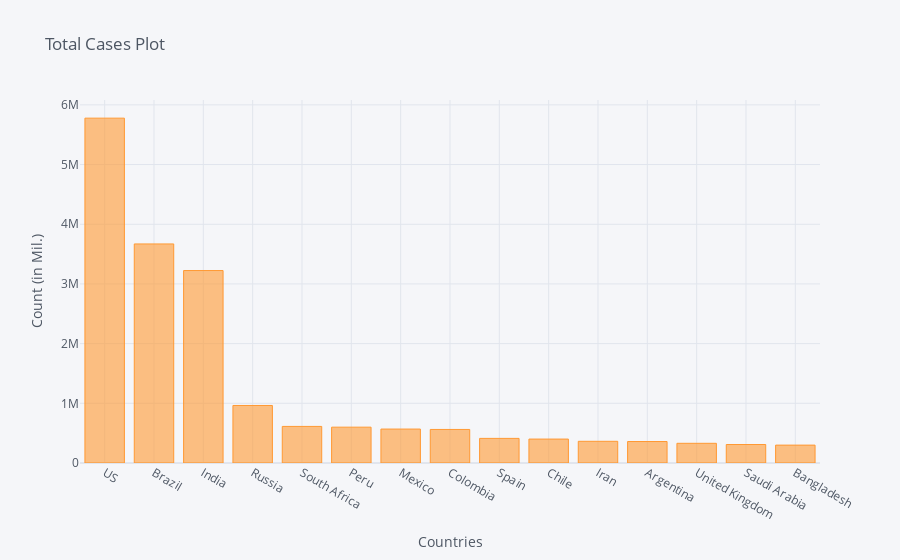

Write notebook code for a chart like this one.
### Code cell
corona_dframe_agg_plot.iplot(kind='bar', x='Country/Region', y='8/25/20',
                             title='Total Cases Plot',xTitle='Countries',yTitle='Count (in Mil.)')

### Figure 1 — Plotly figure (JSON) as saved in the notebook; plotly's stock layout.template omitted (floating-point values rounded to 4 significant figures)
{"data": [{"marker": {"color": "rgba(255, 153, 51, 0.6)", "line": {"color": "rgba(255, 153, 51, 1.0)", "width": 1}}, "name": "8/25/20", "orientation": "v", "text": "", "type": "bar", "x": ["US", "Brazil", "India", "Russia", "South Africa", "Peru", "Mexico", "Colombia", "Spain", "Chile", "Iran", "Argentina", "United Kingdom", "Saudi Arabia", "Bangladesh"], "y": [5777710, 3669995, 3224547, 963655, 613017, 600438, 568621, 562113, 412553, 400985, 363363, 359638, 329821, 309768, 299628]}], "layout": {"legend": {"bgcolor": "#F5F6F9", "font": {"color": "#4D5663"}}, "paper_bgcolor": "#F5F6F9", "plot_bgcolor": "#F5F6F9", "title": {"font": {"color": "#4D5663"}, "text": "Total Cases Plot"}, "xaxis": {"gridcolor": "#E1E5ED", "showgrid": true, "tickfont": {"color": "#4D5663"}, "title": {"font": {"color": "#4D5663"}, "text": "Countries"}, "zerolinecolor": "#E1E5ED"}, "yaxis": {"gridcolor": "#E1E5ED", "showgrid": true, "tickfont": {"color": "#4D5663"}, "title": {"font": {"color": "#4D5663"}, "text": "Count (in Mil.)"}, "zerolinecolor": "#E1E5ED"}}}
